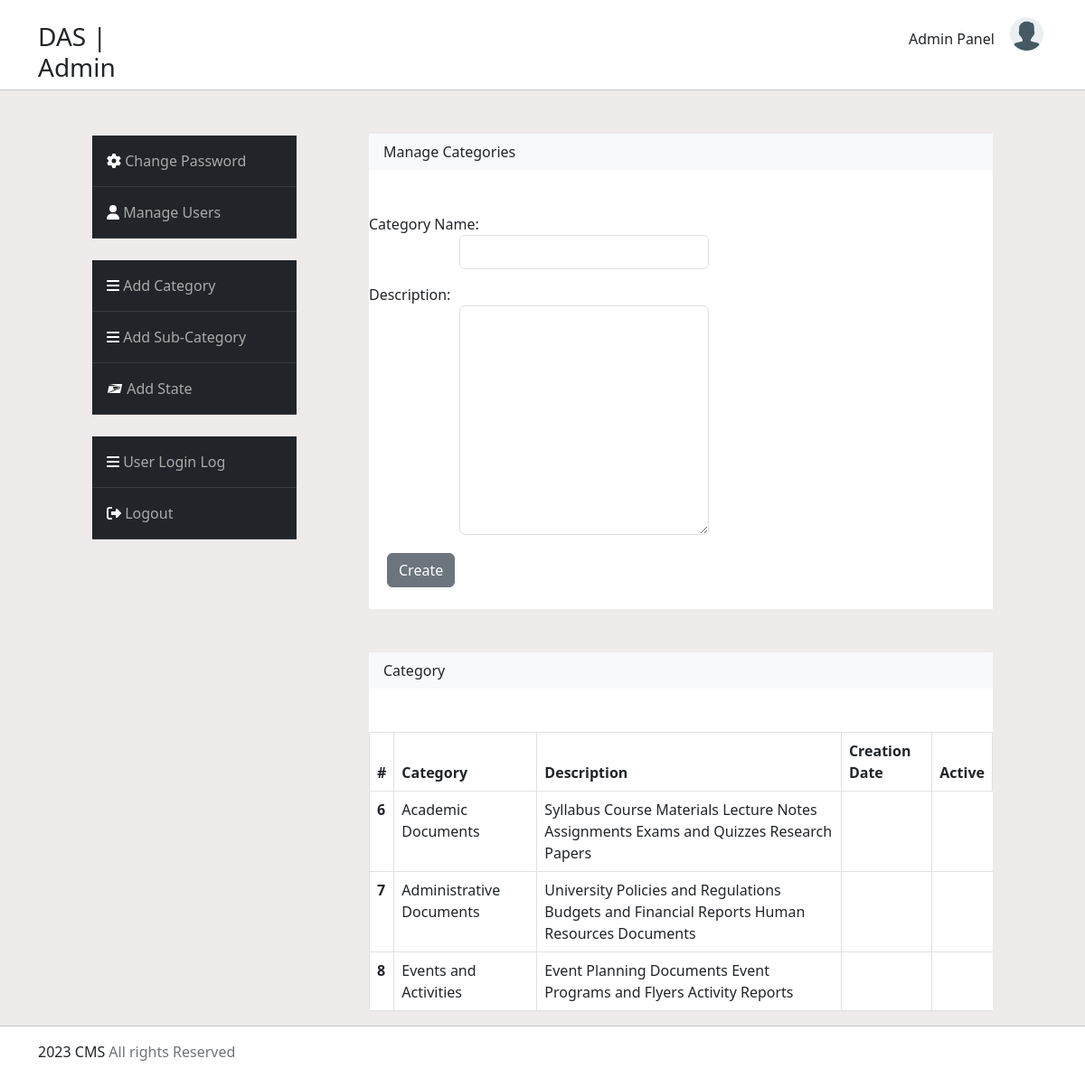
Screenshot of /log/addcategory/ with the database file from the repository.
### pro/models.py (models this page shows, shortened)
class Category(models.Model):
    CategoryName = models.CharField(max_length=100)
    CategoryDesc = models.CharField(max_length=100)
    CategoryDateTime = models.DateTimeField(auto_now_add=True)
    DateTimeUpdate= models.DateTimeField(auto_now=True)

### pro/views.py (the view)
# urls.py: path('addcategory/', views.AddCategory, name='addcategory'),
def AddCategory(request):
    if request.method == 'POST':
        form = CategoryForm(request.POST)
        if form.is_valid():
            form.save()
            form = CategoryForm()
    else:
        form = CategoryForm()
    model = Category.objects.all()
    return render(request, 'addcategory.html', {'form':form, 'model':model})

### pro/forms.py
class CategoryForm(forms.ModelForm):
    class Meta:
        model = Category
        fields = ['CategoryName', 'CategoryDesc']
        labels  = {'CategoryName':'Category Name', 'CategoryDesc':'Description'}
        widgets = {'CategoryName':forms.TextInput(attrs={'class':'form-control'}),
                   'CategoryDesc': forms.Textarea(attrs={'class': 'form-control'}),
                   }

### pro/templates/addcategory.html (shortened to what this page needs)
<!DOCTYPE html>
{% load static %}
<html lang="en">
<head>
    <link rel="stylesheet" href="{% static 'main/css/all.min.css' %}">
  <link rel="stylesheet" href="{% static 'main/css/bootstrap.min1.css' %}">
    <link rel="stylesheet" href="{% static 'main/css/admin1.css' %}">
    <link rel="stylesheet" href="{% static 'main/css/addcategory.css' %}">
</head>
<body>
    <div class="container">
        <div class="row">
            <div class="col-sm-2">
                <h3 class="mt-4 font-weight-bold" >DAS | Admin</h3>
            </div>
            <div class="col-sm-2 offset-sm-8">
                <a href="#" class="btn mt-4">Admin Panel</a>
                <img src="{% static 'main/images/user.png' %}" class="img-fluid" alt="Responsive image">
            </div>
        </div>
    </div>
    <hr class="p-0 m-0">
      <div class="container-fluid p-0 m-0">
          <div class="row">
            <div class="col-sm-3 offset-sm-1">
              <table class="table table-dark"
              style="width: 80%;">
            <tbody>
                <tr>
                    <td class="p-3">
                      <i class="fa-solid fa-gear"></i>
                      <a href="{% url 'managecomplaint' %}">Change Password</a>
                    </td>
                  </tr>
              <tr>
                 <td class="p-3">
                    <i class="fa-solid fa-user"></i>
                    <a href="{% url 'manageuser' %}">Manage Users</a>
                 </td>
              </tr>
            </tbody>
          </table>
          <table class="table table-dark mt-4"
          style="width: 80%;">
            <tbody>
                <tr>
                  <td class="p-3">
                    <i class="fa-solid fa-bars"></i>
                    <a href="{% url 'addcategory' %}">Add Category</a>
                  </td>
                </tr>
              <tr>
                <td class="p-3">
                  <i class="fa-solid fa-bars"></i>
                <a href="{% url 'addsubcategory' %}">Add Sub-Category</a></td>
              </tr>
              <tr>
                <td class="p-3">
                  <i class="fa-brands fa-usps"></i>
                  <a href="{% url 'addstate' %}">Add State</a>
                </td>
              </tr>
            </tbody>
          </table>
          <table class="table table-dark my-4 mb-5"
          style="width: 80%;">
            <tbody>
                <tr>
                    <td class="p-3">
                      <i class="fa-solid fa-bars"></i>
                      <a href="{% url 'userloginlog' %}">User Login Log</a>
                    </td>
                  </tr>
              <tr>
                <td class="p-3">
                  <i class="fa-solid fa-right-from-bracket"></i>
                  <a href="{% url 'logoutpage' %}">Logout</a>
                </td>
              </tr>
            </tbody>
          </table>
            </div>
          <div class="col-sm-7">
            <div class="form-box">
            <h6 class="my-5 bg-light px-3"
            style="height: 40px; line-height: 40px;">
            Manage Categories</h6>
       <form action="" method="post" novalidate> {% csrf_token %}
        {% for form in form %}
        <div class="form-group my-3">
         {{form.label_tag}}{{form}}
            </div>
        {% endfor %}
        <input type="submit" class="mb-4 mt-1 btn btn-secondary" value="Create">
    </form>
                </div>
              <div class="form-box">
            <h6 class="my-5 bg-light px-3"
            style="height: 40px; line-height: 40px;">
            Category</h6>
       <table class="table table-bordered table-hover mt-4">
  <thead>
    <tr>
      <th scope="col">#</th>
      <th scope="col">Category</th>
      <th scope="col">Description</th>
      <th scope="col">Creation Date</th>
      <th scope="col">Active</th>
    </tr>
  </thead>
      {% for model in model %}
  <tbody>
    <tr>
      <th scope="row">{{model.id}}</th>
      <td>{{model.CategoryName}}</td>
      <td>{{model.CategoryDesc}}</td>
      <td>{{model.CategoryDate}}</td>
    </tr>
           </tbody>
      {% endfor %}
</table>
          </div>
          </div>
          </div>
      </div>
<hr class="p-0 m-0">
        <div class="container mt-3" style="height:100px;">
            2023 CMS  <span class="text-secondary">All rights Reserved</span>
        </div>
</body>
</html>

### pro/static/main/css/admin1.css (style rules this page uses)
body { min-height:100vh; width:100vw; overflow-x:hidden; }
table { width: 20%; margin-top: 50px; }
table a { color:darkgray; text-decoration: none; }
.container-fluid { background-color:rgba(209, 197, 197, 0.34); }
.form-box { background-color: white; }
form .form-control { width: 50%; margin-left:20px; }
form .btn { margin-left:20px; }
.img-fluid { width: 37px; height: 37px; margin-top: 12px; }

### pro/static/main/css/addcategory.css (style rules this page uses)
body { min-height:100vh; width:100vw; overflow-x:hidden; }
form .form-control { width: 40%; margin-left:100px; }

### rows the page displays
Category: id "6", CategoryName "Academic Documents", CategoryDesc "Syllabus Course Materials Lecture Notes Assignments Exams and Quizzes Research Papers"
Category: id "7", CategoryName "Administrative Documents", CategoryDesc "University Policies and Regulations Budgets and Financial Reports Human Resources Documents"
Category: id "8", CategoryName "Events and Activities", CategoryDesc "Event Planning Documents Event Programs and Flyers Activity Reports"
